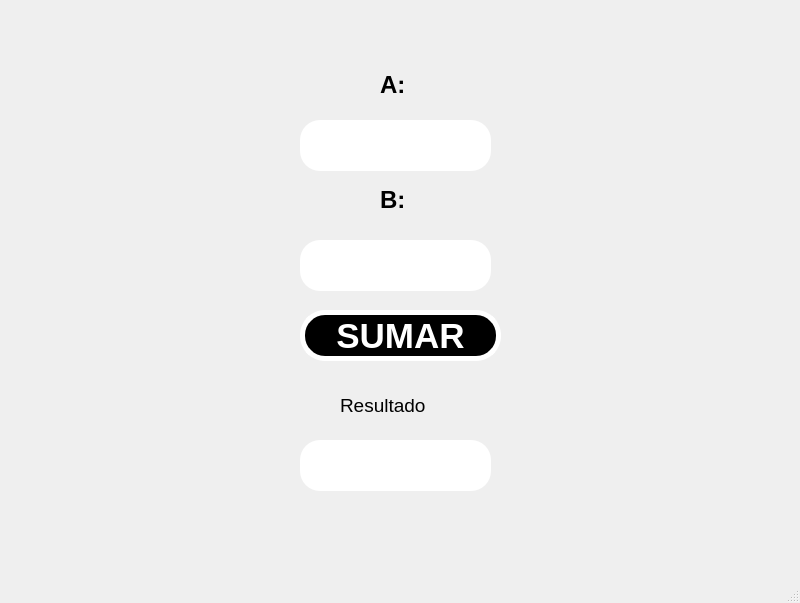
<?xml version="1.0" encoding="UTF-8"?>
<ui version="4.0">
 <class>MainWindow</class>
 <widget class="QMainWindow" name="MainWindow">
  <property name="geometry">
   <rect>
    <x>0</x>
    <y>0</y>
    <width>800</width>
    <height>603</height>
   </rect>
  </property>
  <property name="windowTitle">
   <string>MainWindow</string>
  </property>
  <widget class="QWidget" name="centralwidget">
   <widget class="QLineEdit" name="txt_B">
    <property name="geometry">
     <rect>
      <x>300</x>
      <y>240</y>
      <width>191</width>
      <height>51</height>
     </rect>
    </property>
    <property name="font">
     <font>
      <pointsize>25</pointsize>
      <weight>75</weight>
      <bold>true</bold>
     </font>
    </property>
    <property name="styleSheet">
     <string notr="true">border-radius:20px;
background-color: rgb(255, 255, 255);</string>
    </property>
    <property name="text">
     <string/>
    </property>
    <property name="alignment">
     <set>Qt::AlignCenter</set>
    </property>
   </widget>
   <widget class="QLabel" name="label_2">
    <property name="geometry">
     <rect>
      <x>380</x>
      <y>180</y>
      <width>41</width>
      <height>41</height>
     </rect>
    </property>
    <property name="styleSheet">
     <string notr="true">color: rgb(0, 0, 0);</string>
    </property>
    <property name="text">
     <string>&lt;html&gt;&lt;head/&gt;&lt;body&gt;&lt;p&gt;&lt;span style=&quot; font-size:18pt; font-weight:700;&quot;&gt;B:&lt;/span&gt;&lt;/p&gt;&lt;/body&gt;&lt;/html&gt;</string>
    </property>
   </widget>
   <widget class="QLabel" name="label">
    <property name="geometry">
     <rect>
      <x>380</x>
      <y>70</y>
      <width>31</width>
      <height>31</height>
     </rect>
    </property>
    <property name="styleSheet">
     <string notr="true">color: rgb(255, 255, 255);
color: rgb(0, 0, 0);</string>
    </property>
    <property name="text">
     <string>&lt;html&gt;&lt;head/&gt;&lt;body&gt;&lt;p&gt;&lt;span style=&quot; font-size:18pt; font-weight:700;&quot;&gt;A:&lt;/span&gt;&lt;/p&gt;&lt;/body&gt;&lt;/html&gt;</string>
    </property>
   </widget>
   <widget class="QLineEdit" name="txt_A">
    <property name="geometry">
     <rect>
      <x>300</x>
      <y>120</y>
      <width>191</width>
      <height>51</height>
     </rect>
    </property>
    <property name="font">
     <font>
      <pointsize>25</pointsize>
      <weight>75</weight>
      <bold>true</bold>
     </font>
    </property>
    <property name="styleSheet">
     <string notr="true">border-radius:20px;
background-color: rgb(255, 255, 255);</string>
    </property>
    <property name="text">
     <string/>
    </property>
    <property name="alignment">
     <set>Qt::AlignCenter</set>
    </property>
   </widget>
   <widget class="QPushButton" name="btn_sumar">
    <property name="geometry">
     <rect>
      <x>300</x>
      <y>310</y>
      <width>201</width>
      <height>51</height>
     </rect>
    </property>
    <property name="font">
     <font>
      <pointsize>26</pointsize>
      <weight>75</weight>
      <bold>true</bold>
     </font>
    </property>
    <property name="styleSheet">
     <string notr="true">background-color: rgb(0, 0, 0);
color: rgb(255, 255, 255);
border-radius:25px;
border: 5px solid white;</string>
    </property>
    <property name="text">
     <string>SUMAR</string>
    </property>
   </widget>
   <widget class="QLineEdit" name="txt_A_2">
    <property name="geometry">
     <rect>
      <x>300</x>
      <y>440</y>
      <width>191</width>
      <height>51</height>
     </rect>
    </property>
    <property name="font">
     <font>
      <pointsize>25</pointsize>
      <weight>75</weight>
      <bold>true</bold>
     </font>
    </property>
    <property name="styleSheet">
     <string notr="true">border-radius:20px;
background-color: rgb(255, 255, 255);</string>
    </property>
    <property name="text">
     <string/>
    </property>
    <property name="alignment">
     <set>Qt::AlignCenter</set>
    </property>
   </widget>
   <widget class="QLabel" name="label_3">
    <property name="geometry">
     <rect>
      <x>340</x>
      <y>390</y>
      <width>121</width>
      <height>31</height>
     </rect>
    </property>
    <property name="font">
     <font>
      <pointsize>14</pointsize>
     </font>
    </property>
    <property name="styleSheet">
     <string notr="true">color: rgb(255, 255, 255);
color: rgb(0, 0, 0);</string>
    </property>
    <property name="text">
     <string>&lt;html&gt;&lt;head/&gt;&lt;body&gt;&lt;p&gt;Resultado &lt;/p&gt;&lt;/body&gt;&lt;/html&gt;</string>
    </property>
   </widget>
  </widget>
  <widget class="QMenuBar" name="menubar">
   <property name="geometry">
    <rect>
     <x>0</x>
     <y>0</y>
     <width>800</width>
     <height>26</height>
    </rect>
   </property>
  </widget>
  <widget class="QStatusBar" name="statusbar"/>
 </widget>
 <resources/>
 <connections/>
</ui>
